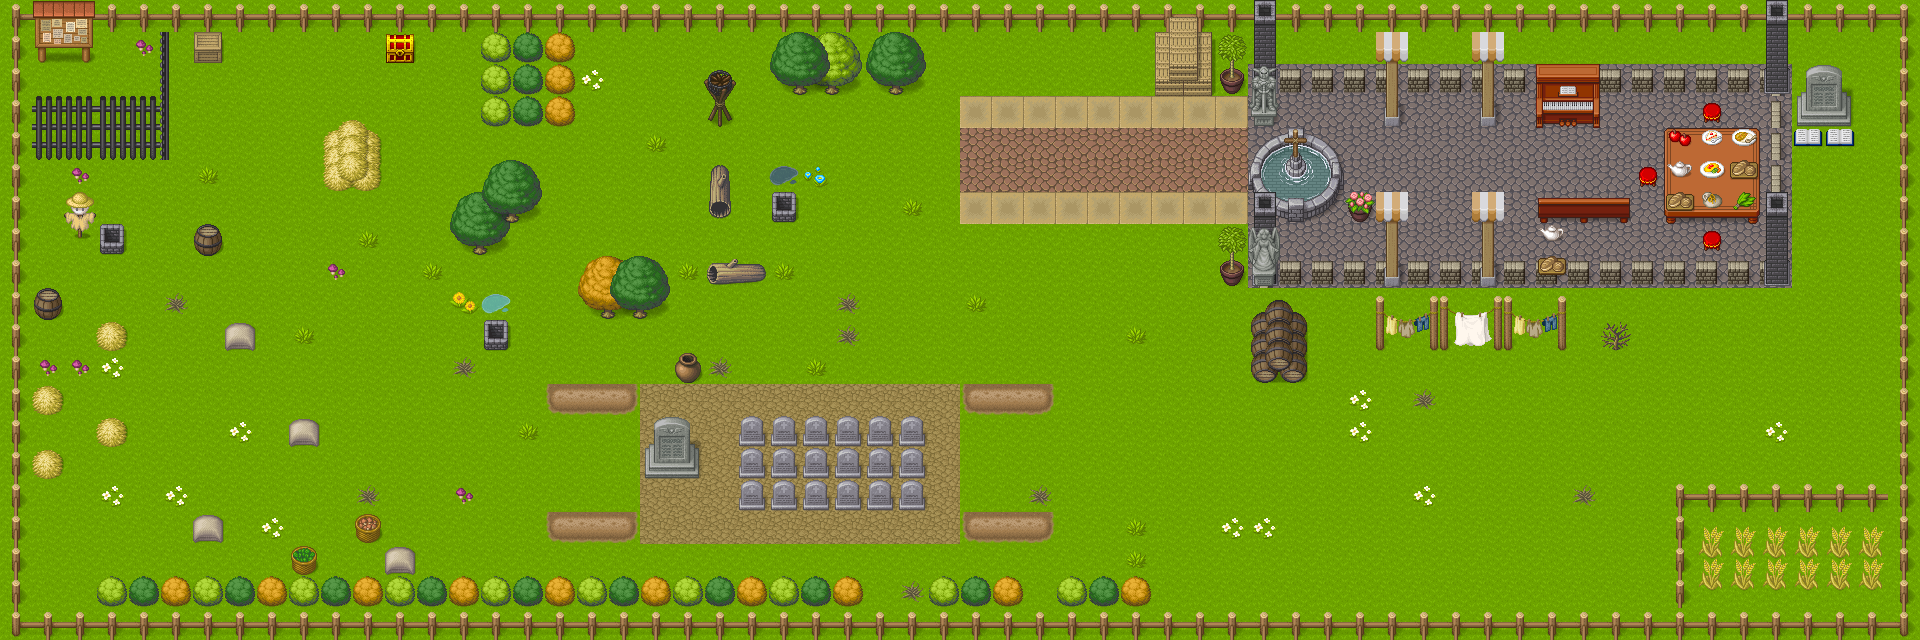

Below is a game level as drawn by its tile map, then a one-line description and the .tmx that defines it (tile-layer data replaced by summaries):
An orthogonal 60x20 tile map with 32x32 px tiles, 7 tile layers (dirt, fences, walls, furnitures, ...).

<map version="1.8" tiledversion="1.8.2" orientation="orthogonal" renderorder="right-down" width="60" height="20" tilewidth="32" tileheight="32" infinite="0" nextlayerid="10" nextobjectid="1">
 <tileset firstgid="1" name="base" tilewidth="32" tileheight="32" tilecount="1064" columns="8">
  <image source="../images/base.png" width="256" height="4256" />
  <wangsets>
   <wangset name="Unnamed Set" type="corner" tile="-1">
    <wangcolor name="" color="#ff0000" tile="-1" probability="1" />
    <wangtile tileid="1" wangid="0,0,0,1,0,0,0,0" />
    <wangtile tileid="72" wangid="0,1,0,1,0,1,0,1" />
    <wangtile tileid="73" wangid="0,1,0,1,0,1,0,1" />
    <wangtile tileid="74" wangid="0,1,0,1,0,1,0,1" />
    <wangtile tileid="75" wangid="0,1,0,1,0,1,0,1" />
    <wangtile tileid="76" wangid="0,1,0,1,0,1,0,1" />
    <wangtile tileid="77" wangid="0,1,0,1,0,1,0,1" />
    <wangtile tileid="78" wangid="0,1,0,1,0,1,0,1" />
    <wangtile tileid="79" wangid="0,1,0,1,0,1,0,1" />
    <wangtile tileid="80" wangid="0,1,0,1,0,1,0,1" />
    <wangtile tileid="82" wangid="0,1,0,1,0,1,0,1" />
    <wangtile tileid="83" wangid="0,1,0,1,0,1,0,1" />
    <wangtile tileid="84" wangid="0,1,0,1,0,1,0,1" />
    <wangtile tileid="85" wangid="0,1,0,1,0,1,0,1" />
    <wangtile tileid="86" wangid="0,1,0,1,0,1,0,1" />
    <wangtile tileid="88" wangid="0,1,0,1,0,1,0,1" />
    <wangtile tileid="89" wangid="0,1,0,1,0,1,0,1" />
    <wangtile tileid="90" wangid="0,1,0,1,0,1,0,1" />
    <wangtile tileid="91" wangid="0,1,0,1,0,1,0,1" />
    <wangtile tileid="92" wangid="0,1,0,1,0,1,0,1" />
    <wangtile tileid="99" wangid="0,1,0,1,0,1,0,1" />
    <wangtile tileid="100" wangid="0,1,0,1,0,1,0,1" />
    <wangtile tileid="107" wangid="0,1,0,1,0,0,0,0" />
    <wangtile tileid="108" wangid="0,1,0,1,0,1,0,1" />
   </wangset>
  </wangsets>
 </tileset>
 <layer id="2" name="dirt" width="60" height="20">
  <data>[1200 cells, 1200 non-empty, 1 distinct tile ids]</data>
 </layer>
 <layer id="1" name="fences" width="60" height="20">
  <data>[1200 cells, 156 non-empty, 6 distinct tile ids]</data>
 </layer>
 <layer id="3" name="walls" width="60" height="20">
  <data>[1200 cells, 123 non-empty, 5 distinct tile ids]</data>
 </layer>
 <layer id="5" name="furnitures" width="60" height="20">
  <data>[1200 cells, 43 non-empty, 43 distinct tile ids]</data>
 </layer>
 <layer id="6" name="trees" width="60" height="20">
  <data>[1200 cells, 266 non-empty, 62 distinct tile ids]</data>
 </layer>
 <layer id="9" name="gates" width="60" height="20">
  <data>[1200 cells, 37 non-empty, 14 distinct tile ids]</data>
 </layer>
 <layer id="7" name="foods" width="60" height="20">
  <data>[1200 cells, 103 non-empty, 32 distinct tile ids]</data>
 </layer>
</map>
